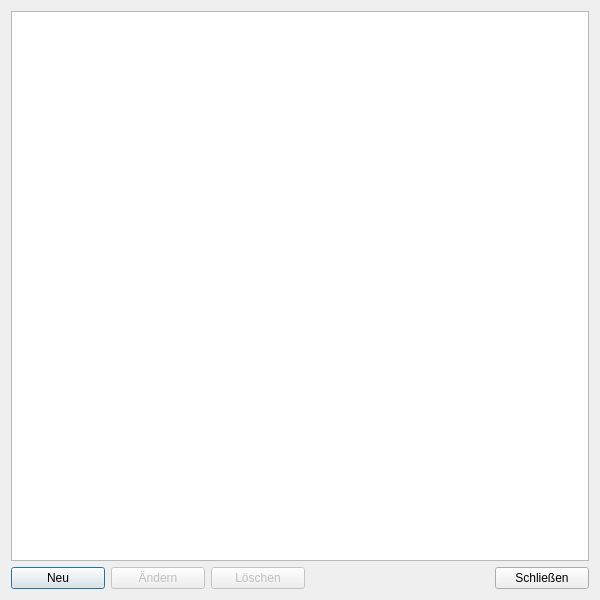
<?xml version="1.0" encoding="UTF-8"?>
<ui version="4.0">
 <class>UI_MannschaftListeEditor</class>
 <widget class="QDialog" name="UI_MannschaftListeEditor">
  <property name="geometry">
   <rect>
    <x>0</x>
    <y>0</y>
    <width>600</width>
    <height>600</height>
   </rect>
  </property>
  <property name="minimumSize">
   <size>
    <width>600</width>
    <height>600</height>
   </size>
  </property>
  <property name="windowTitle">
   <string>Mannschaftsliste</string>
  </property>
  <layout class="QHBoxLayout" name="horizontalLayout_2">
   <item>
    <layout class="QVBoxLayout" name="verticalLayout">
     <item>
      <widget class="QTableWidget" name="mannschaftListeTable">
       <property name="editTriggers">
        <set>QAbstractItemView::NoEditTriggers</set>
       </property>
      </widget>
     </item>
     <item>
      <layout class="QHBoxLayout" name="horizontalLayout">
       <item>
        <widget class="QPushButton" name="addButton">
         <property name="text">
          <string>Neu</string>
         </property>
         <attribute name="buttonGroup">
          <string notr="true">actionButtonGroup</string>
         </attribute>
        </widget>
       </item>
       <item>
        <widget class="QPushButton" name="editButton">
         <property name="enabled">
          <bool>false</bool>
         </property>
         <property name="text">
          <string>Ändern</string>
         </property>
         <attribute name="buttonGroup">
          <string notr="true">actionButtonGroup</string>
         </attribute>
        </widget>
       </item>
       <item>
        <widget class="QPushButton" name="deleteButton">
         <property name="enabled">
          <bool>false</bool>
         </property>
         <property name="text">
          <string>Löschen</string>
         </property>
         <attribute name="buttonGroup">
          <string notr="true">actionButtonGroup</string>
         </attribute>
        </widget>
       </item>
       <item>
        <spacer name="horizontalSpacer">
         <property name="orientation">
          <enum>Qt::Horizontal</enum>
         </property>
         <property name="sizeType">
          <enum>QSizePolicy::Fixed</enum>
         </property>
         <property name="sizeHint" stdset="0">
          <size>
           <width>184</width>
           <height>20</height>
          </size>
         </property>
        </spacer>
       </item>
       <item>
        <widget class="QPushButton" name="exitButton">
         <property name="text">
          <string>Schließen</string>
         </property>
         <attribute name="buttonGroup">
          <string notr="true">actionButtonGroup</string>
         </attribute>
        </widget>
       </item>
      </layout>
     </item>
    </layout>
   </item>
  </layout>
 </widget>
 <resources/>
 <connections/>
 <buttongroups>
  <buttongroup name="actionButtonGroup"/>
 </buttongroups>
</ui>
